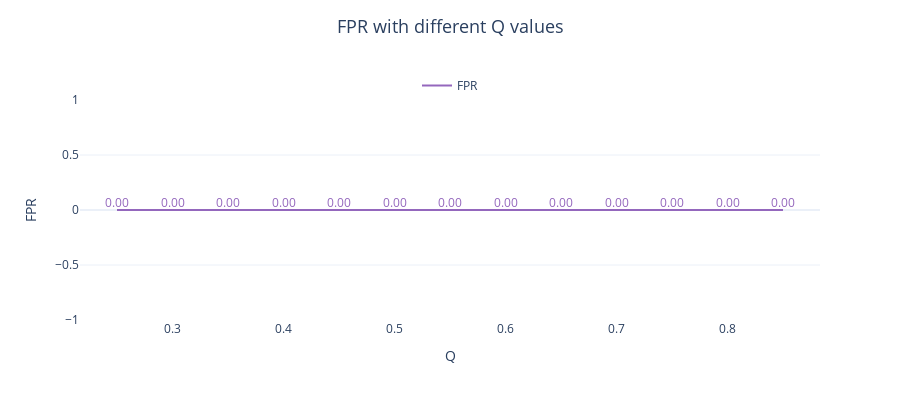
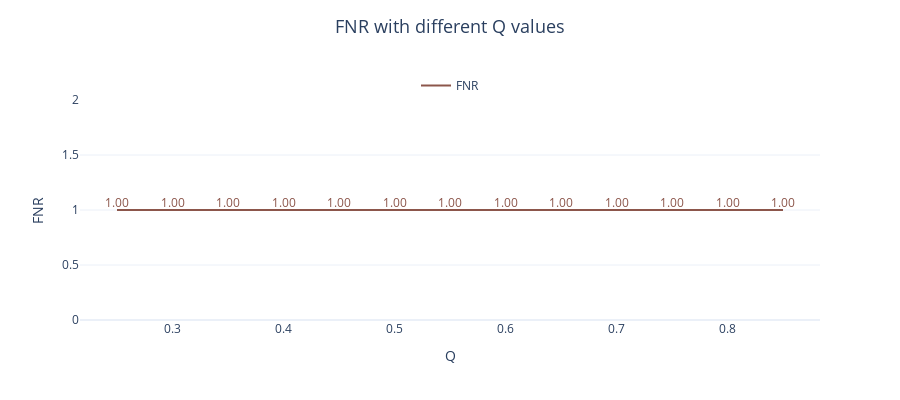

The code cell stored with these charts, in order, in its notebook:
### Code cell
for i, col in enumerate(results_combined.columns[2:]):
    if col in ['FPR', 'FNR']:
        fig = go.Figure()

        fig.add_trace(go.Scatter(mode='lines+text', x=results_combined.Q, y=results_combined[f'{col}'],
                                marker=dict(color=colors[i]),
                                texttemplate='%{y:.2f}', textposition='top center',
                                textfont=dict(color=colors[i], size=12),
                                name=f'{col}',
                                showlegend=True)
                        )

        fig.update_layout(height=400,width=900, template='plotly_white',
                        title=dict(text=f'{col} with different Q values', font=dict(size=18), x=.5, y=.95),
                        yaxis=dict(title=f'{col}', side='left', showgrid=True,),
                        xaxis=dict(title='Q', showgrid=False),
                        legend=dict(orientation="h", yanchor="bottom", y=1, x=0.5, xanchor="center"),
                        )

        fig.show()

### Figure 1 — Plotly figure (JSON) as saved in the notebook; plotly's stock layout.template omitted (floating-point values rounded to 4 significant figures)
{"data": [{"marker": {"color": "#9467bd"}, "mode": "lines+text", "name": "FPR", "showlegend": true, "textfont": {"color": "#9467bd", "size": 12}, "textposition": "top center", "texttemplate": "%{y:.2f}", "type": "scatter", "x": [0.25, 0.3, 0.35, 0.4, 0.45, 0.5, 0.55, 0.6, 0.65, 0.7, 0.75, 0.8, 0.85], "y": [0, 0, 0, 0, 0, 0, 0, 0, 0, 0, 0, 0, 0]}], "layout": {"height": 400, "legend": {"orientation": "h", "x": 0.5, "xanchor": "center", "y": 1, "yanchor": "bottom"}, "title": {"font": {"size": 18}, "text": "FPR with different Q values", "x": 0.5, "y": 0.95}, "width": 900, "xaxis": {"showgrid": false, "title": {"text": "Q"}}, "yaxis": {"showgrid": true, "side": "left", "title": {"text": "FPR"}}}}

### Figure 2 — Plotly figure (JSON) as saved in the notebook; plotly's stock layout.template omitted (floating-point values rounded to 4 significant figures)
{"data": [{"marker": {"color": "#8c564b"}, "mode": "lines+text", "name": "FNR", "showlegend": true, "textfont": {"color": "#8c564b", "size": 12}, "textposition": "top center", "texttemplate": "%{y:.2f}", "type": "scatter", "x": [0.25, 0.3, 0.35, 0.4, 0.45, 0.5, 0.55, 0.6, 0.65, 0.7, 0.75, 0.8, 0.85], "y": [1, 1, 1, 1, 1, 1, 1, 1, 1, 1, 1, 1, 1]}], "layout": {"height": 400, "legend": {"orientation": "h", "x": 0.5, "xanchor": "center", "y": 1, "yanchor": "bottom"}, "title": {"font": {"size": 18}, "text": "FNR with different Q values", "x": 0.5, "y": 0.95}, "width": 900, "xaxis": {"showgrid": false, "title": {"text": "Q"}}, "yaxis": {"showgrid": true, "side": "left", "title": {"text": "FNR"}}}}
